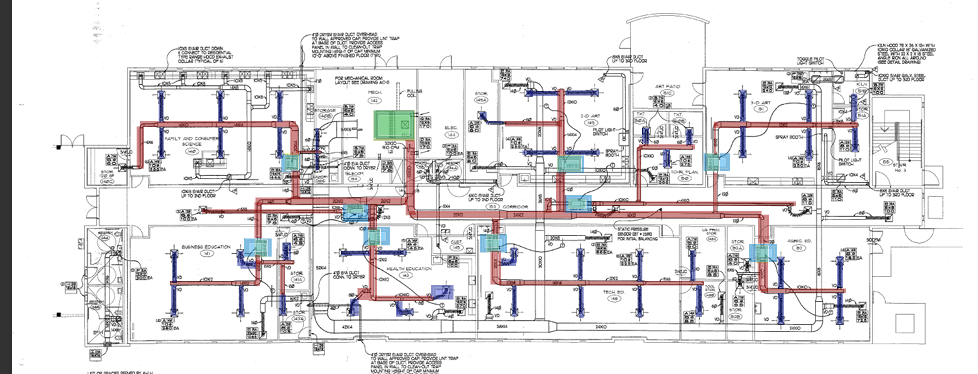
#> input picture mechanical_upload.png, 978 x 374 px
$ python -i geometry_engine.py   (imports and definitions only)
#> lines starting #> are read from the running program, lines starting #| are printed output that depends on the picture; after the words box and inside, x2 and y2 are one past the last pixel; in counts of white or black regions, pixels touching at a corner belong together
import cv2
import numpy as np


def isolate_floorplan(gray):

    h, w = gray.shape

    mask = np.ones_like(gray) * 255

    # REMOVE RIGHT TITLE BLOCK
    cv2.rectangle(
        mask,
        (int(w * 0.90), 0),
        (w, h),
        0,
        -1
    )

    # REMOVE BOTTOM TABLES
    cv2.rectangle(
        mask,
        (0, int(h * 0.82)),
        (w, h),
        0,
        -1
    )

    # REMOVE LEFT BORDER
    cv2.rectangle(
        mask,
        (0, 0),
        (int(w * 0.05), h),
        0,
        -1
    )

    cleaned = cv2.bitwise_and(gray, mask)

    return cleaned


def build_wall_mask(gray):

    gray = isolate_floorplan(gray)

    blur = cv2.GaussianBlur(
        gray,
        (3, 3),
        0
    )

    thresh = cv2.threshold(
        blur,
        190,
        255,
        cv2.THRESH_BINARY_INV
    )[1]

    lines = cv2.HoughLinesP(
        thresh,
        1,
        np.pi / 180,
        threshold=70,
        minLineLength=55,
        maxLineGap=18
    )

    mask = np.zeros_like(gray)

    if lines is None:
        print("Walls detected: 0")
        return mask

    count = 0

    for l in lines:

        x1, y1, x2, y2 = l[0]

        dx = x2 - x1
        dy = y2 - y1

        length = np.hypot(dx, dy)

        if length < 55:
            continue

        angle = abs(
            np.degrees(
                np.arctan2(dy, dx)
            )
        )

        horizontal = angle < 10 or angle > 170
        vertical = 80 < angle < 100

        if not horizontal and not vertical:
            continue

        cv2.line(
            mask,
            (x1, y1),
            (x2, y2),
            255,
            10
        )

        count += 1

    print("Walls detected:", count)

    mask = cv2.dilate(
        mask,
        np.ones((5, 5), np.uint8),
        iterations=1
    )

    return mask


# [51 lines left out: function draw_extruded_walls, not called in this run]

>>> import cv2
>>> picture = cv2.imread('mechanical_upload.png', cv2.IMREAD_GRAYSCALE)
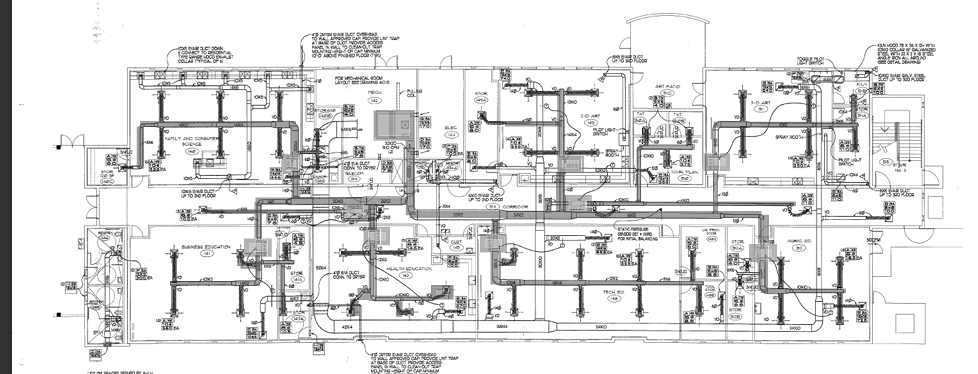
#> picture: shape (374, 978); min 0, max 255, mean 226.8
>>> result = build_wall_mask(picture)
#> in isolate_floorplan, `cv2.rectangle( mask, (int(w * 0.90), 0), (w, h), 0, -1 )`:
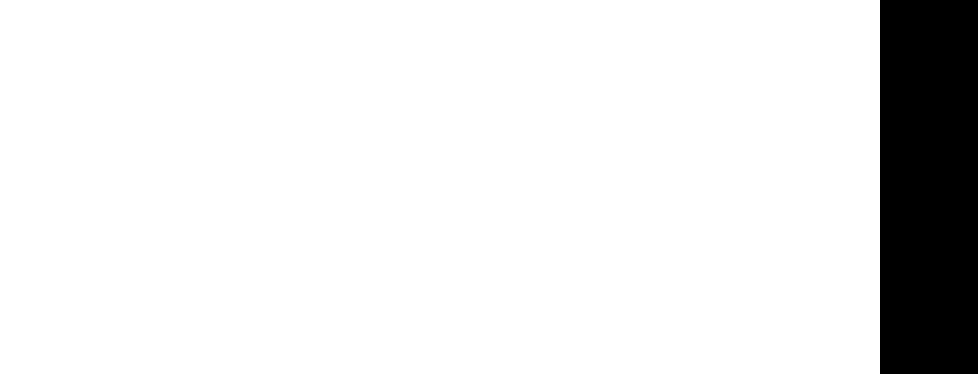
#> mask: shape (374, 978); 90% white; 1 black region, box (x1, y1, x2, y2) and area: (880, 0, 978, 374) 36652
#> in isolate_floorplan, `cv2.rectangle( mask, (0, 0), (int(w * 0.05), h), 0, -1 )`: mask: shape (374, 978); 69.5% white; 1 black region, box (x1, y1, x2, y2) and area: (0, 0, 978, 374) 111486
#> in isolate_floorplan, `cleaned = cv2.bitwise_and(gray, mask)`:
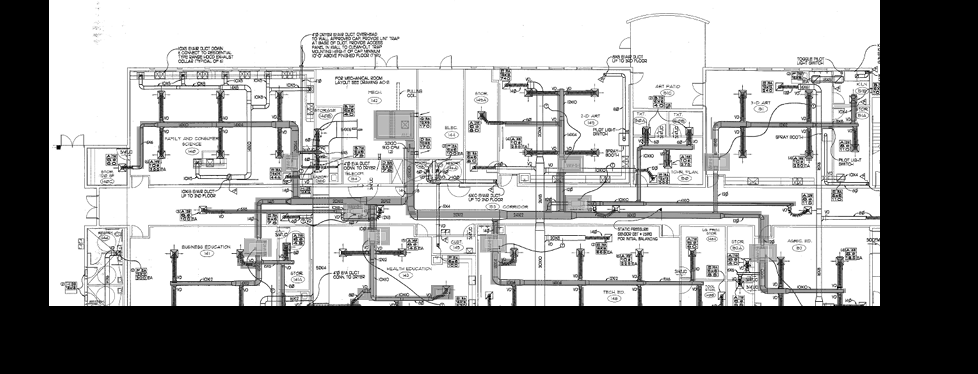
#> cleaned: shape (374, 978); min 0, max 255, mean 155.6
#> in build_wall_mask, `blur = cv2.GaussianBlur( gray, (3, 3), 0 )`:
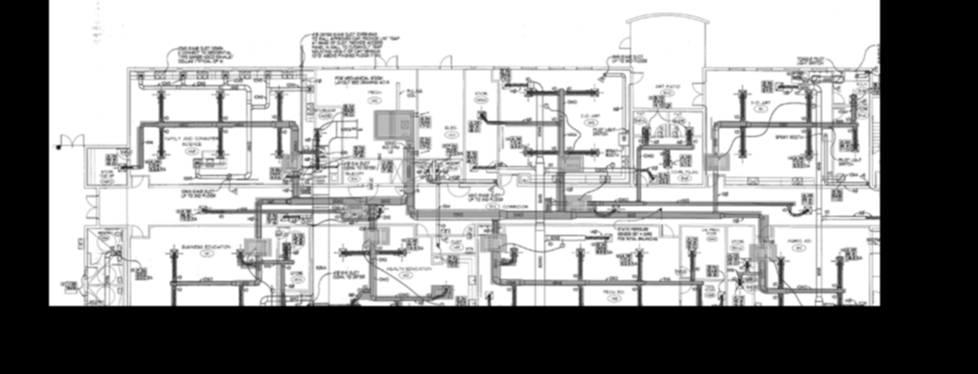
#> blur: shape (374, 978); min 0, max 255, mean 155.6
#> in build_wall_mask, `thresh = cv2.threshold( blur, 190, 255, cv2.THRESH_BINARY_INV )[1]`:
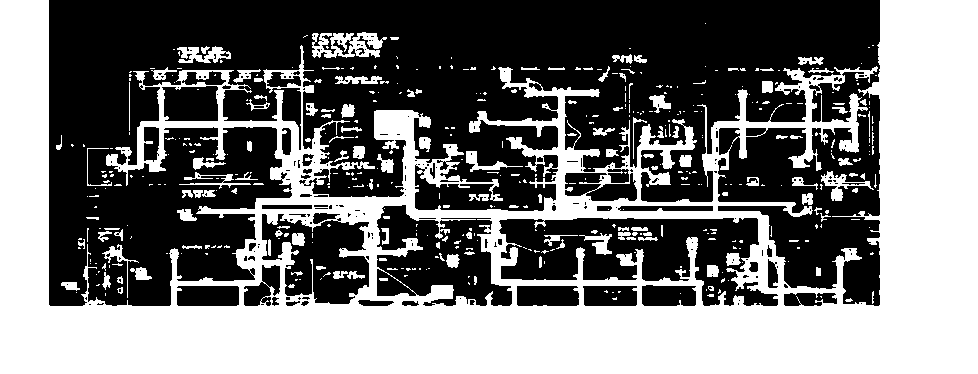
#> thresh: shape (374, 978); 45.5% white; 452 white regions (316 under 20 px), largest, box (x1, y1, x2, y2) and area: (0, 0, 978, 374) 153588, (312, 32, 387, 58) 1154, (177, 46, 231, 63) 506
#> in build_wall_mask, `lines = cv2.HoughLinesP( thresh, 1, np.pi / 180, threshold=70, minLine..`: lines = 779 rows, first 6: [0, 325, 977, 359], [0, 346, 977, 363], [0, 368, 977, 368], [0, 305, 977, 339], [0, 348, 977, 365], [0, 323, 977, 340]
#> the loop in build_wall_mask, `for l in lines: ` made 779 passes
#> (x1, y1, x2, y2, dx, dy, length, angle) on passes 1 to 3: (0, 325, 977, 359, 977, 34, 977.6, 1.99), (0, 346, 977, 363, 977, 17, 977.1, 0.997), (0, 368, 977, 368, 977, 0, 977, 0)
#> after the loop in build_wall_mask, `for l in lines:`:
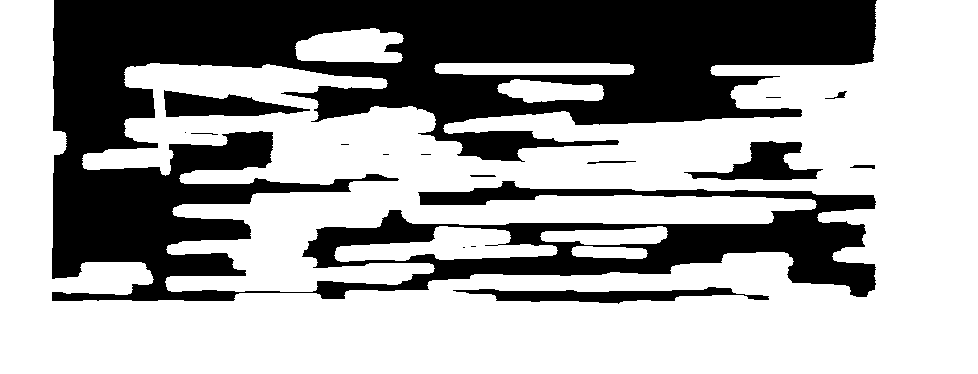
#> mask: shape (374, 978); 63.4% white; 16 black regions (7 under 20 px), largest, box (x1, y1, x2, y2) and area: (52, 0, 877, 301) 126374, (453, 287, 769, 304) 2495, (684, 141, 823, 180) 2355
#> after the loop in build_wall_mask, `for l in lines:`: count = 736
#| Walls detected: 736
#> in build_wall_mask, `mask = cv2.dilate( mask, np.ones((5, 5), np.uint8), iterations=1 )`:
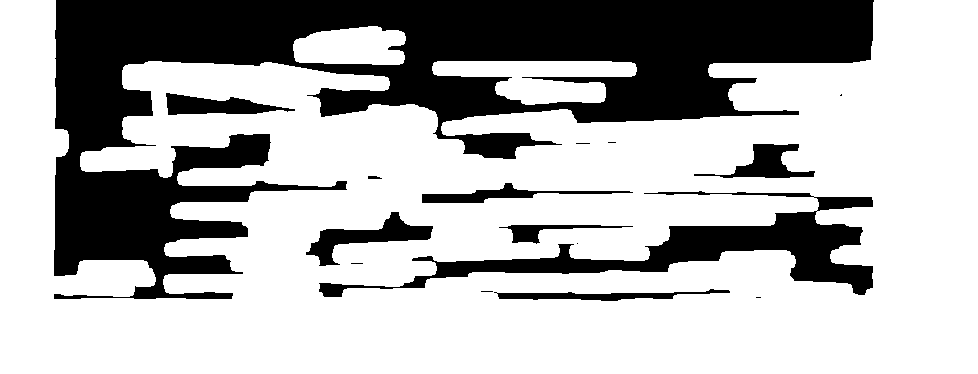
#> mask: shape (374, 978); 69.3% white; 16 black regions (7 under 20 px), largest, box (x1, y1, x2, y2) and area: (54, 0, 874, 299) 90218, (319, 191, 873, 297) 13136, (306, 212, 433, 266) 2214
